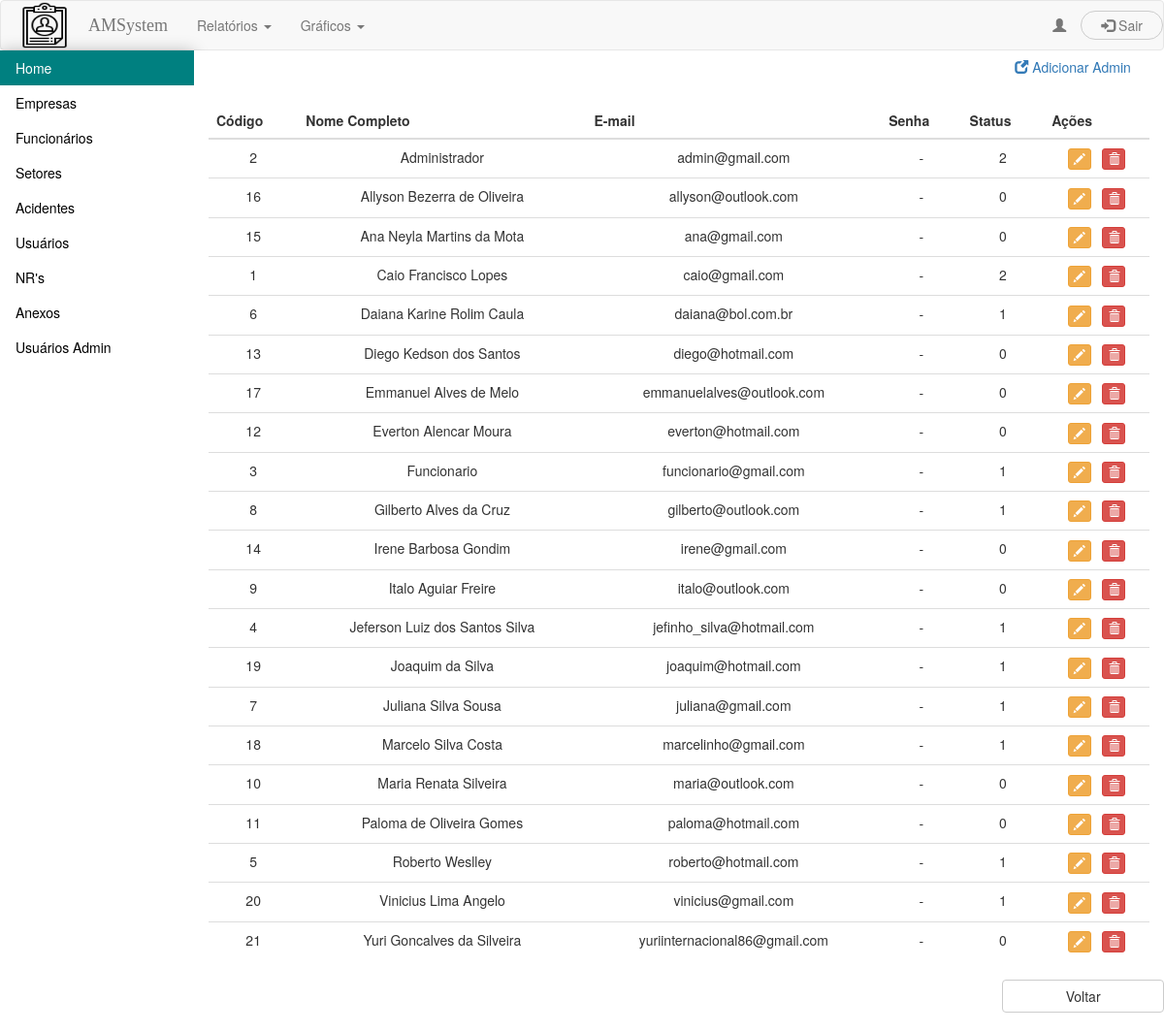
Screenshot of /index.php/usuarios/usuariosAdmin with the database file from the repository.
### tables this page shows
CREATE TABLE usuario (
  id INT NOT NULL AUTO_INCREMENT,
  nome varchar(50) NOT NULL,
  email varchar(50) NOT NULL,
  senha varchar(50) NOT NULL,
  hashTemporaria varchar(92) DEFAULT NULL,
  idEmpresa int,
  idEndereco int,
  status int NOT NULL,

  CONSTRAINT FK_usuario_empresa
  FOREIGN KEY (idEmpresa)
  REFERENCES empresa(id),

  CONSTRAINT FK_usuario_endereco
  FOREIGN KEY (idEndereco)
  REFERENCES endereco(id),

  PRIMARY KEY(id)
);

### application/controllers/Usuarios.php (called while the page is built, shortened)
<?php
class Usuarios extends CI_Controller {
    public function __construct() {
        $this->load->model('model_usuario', 'usuariosM');
        $this->load->model('model_endereco', 'enderecosM');
        $this->load->model('model_empresa', 'empresasM');
    }
    public function usuariosAdmin() {
        $dados['usuarios'] = $this->usuariosM->select();
        $this->load->view('include/inc_header.php');
        $this->load->view('include/inc_navbarAdmin.php');
        $this->load->view('include/inc_menuAdmin.php');
        $this->load->view('manut_usuarios', $dados);
    }
}

### index.php (called while the page is built, shortened)
<?php
require_once BASEPATH.'core/CodeIgniter.php';

### application/models/model_usuario.php (called while the page is built, shortened)
<?php
class model_usuario extends CI_Model {
    public function select() {
        $this->db->order_by('nome');
        return $this->db->get('usuario')->result();
    }
}

### application/views/manut_usuarios.php (the view, shortened to what this page needs)
<body>
    <div class="col-sm-10" style="background-color: white; margin-left: 200px; margin-top: -20px;">
        <br />
        <div class="row">
            <div class="col-sm-10"></div>
            <div class="col-sm-2">
                <a href="<? base_url('usuarios/open_new_usuarios') ?>" class="btn btn-info btn-link">
                    <span class="glyphicon glyphicon-new-window"></span> Adicionar Admin
                </a>
            </div>
        </div>
        <br />
        <table class="table table-hover" style="text-align: center;">
            <thead>
                <tr>
                    <th>Código</th>
                    <th>Nome Completo</th>
                    <th>E-mail</th>
                    <th>Senha</th>
                    <th>Status</th>
                    <th>Ações</th>
                </tr>
            </thead>
            <tbody>
                <?php foreach ($usuarios as $usuario) { ?>
                    <tr>
                        <td><?= $usuario->id ?></td>
                        <td><?= $usuario->nome ?></td>
                        <td><?= $usuario->email ?></td>
                        <td> - </td>
                        <td><?= $usuario->status ?></td>
                        <td>
                            <a href="<? base_url('usuarios/alterar/' . $usuario->id) ?>" class="btn btn-warning btn-xs"><span class="glyphicon glyphicon-pencil" aria-hidden="true"></span></a>
                            <a href="<? base_url('usuarios/deletar/' . $usuario->id) ?>" class="btn btn-danger btn-xs" onclick="return confirm('Deseja excluir o administrador \' <?= $usuario->nome ?> \' ?')"><span class="glyphicon glyphicon-trash" aria-hidden="true"></span></a>
                        </td>
                    </tr>
                <?php } ?>
            </tbody>
        </table>
        <br />
        <div class="row">
            <div class="col-sm-10"></div>
            <div class="col-sm-2">
                <button type="button" id="btn_voltar" class="btn btn-block btn-default" style="width: 100%;" onclick="document.location.href = '<?= base_url('admin') ?>'"> Voltar</button>
            </div>
        </div>
        <br />
    </div>
</body>
</html>

### application/views/include/inc_header.php (shortened to what this page needs)
?><!DOCTYPE html>
<html lang="en">
    <link rel="stylesheet" href="<?= base_url('bootstrap/css/bootstrap.min.css') ?>">

### application/views/include/inc_navbarAdmin.php (shortened to what this page needs)
<nav class="navbar navbar-default">
    <div class="container-fluid">
        <ul class="nav navbar-nav navbar-left">
            <img src="<?= base_url('icon/AMSystem4.ico') ?>" id="icon">
        </ul>
        <div class="navbar-header">
            <a class="navbar-brand" href="<?= base_url('usuarios') ?>" style="font-family: fantasy; margin-left: 0px;">AMSystem</a>
        </div>
        <ul class="nav navbar-nav">
            <li class="dropdown">
                <a class="dropdown-toggle" data-toggle="dropdown" href="#">Relatórios <span class="caret"></span></a>
            </li>
            <li class="dropdown">
                <a class="dropdown-toggle" data-toggle="dropdown" href="#">Gráficos <span class="caret"></span></a>
            </li>
        </ul>
        <ul class="nav navbar-nav navbar-right">
            <li><a href="#"><span class="glyphicon glyphicon-user"></span> <?= $this->session->nome ?></a></li>
            <li><a class="btn btn-default btn-outline btn-circle collapsed" href="<?= base_url('usuarios/sair') ?>"><span class="glyphicon glyphicon-log-in"></span> Sair</a></li>
        </ul>
    </div>
</nav>

### application/views/include/inc_menuAdmin.php (shortened to what this page needs)
<div class="col-sm-2">
    <ul class="menu">
        <li><a class="active" href="<?= base_url('admin/pagina') ?>">Home</a></li>
        <li><a href="<?= base_url('produtos') ?>">Empresas</a></li>
        <li><a href="<?= base_url('categorias') ?>">Funcionários</a></li>
        <li><a href="<?= base_url('marcas') ?>">Setores</a></li>
        <li><a href="<?= base_url('pais') ?>">Acidentes</a></li>
        <li><a href="<?= base_url('estado') ?>">Usuários</a></li>
        <li class="disabilitar"><a href="<?= base_url('itensVenda') ?>">NR's</a></li>
        <li><a href="<?= base_url('anexos') ?>">Anexos</a></li>
        <li><a href="<?= base_url('usuarios/usuariosAdmin') ?>">Usuários Admin</a></li>
    </ul>
</div>

### application/views/include/inc_navbarAdmin.php (style rules this page uses)
.disabilitar { pointer-events: none; cursor: default; background-color: #ddd; }
#icon { padding: 1px; width: 60px; height: 50px; }
.navbar-nav.navbar-right .btn { position: relative; z-index: 2; padding: 4px 20px; margin: 10px auto; transition: transform 0.3s; }
.btn.btn-circle { border-radius: 50px; }
.btn.btn-outline { background-color: transparent; }

### application/views/include/inc_menuAdmin.php (style rules this page uses)
.col-sm-2 { padding: 0; margin: 0; margin-top: -20px; }
.menu { list-style-type: none; margin: 0; padding: 0; width: 200px; background-color: transparent; height: 100%; overflow: auto; box-shadow: 0px 0px 15px rgba(0, 0, 0, 0.22); -moz-box-shadow: 0px 0px 15px rgba(0, 0, 0, 0.22); -webkit-box-shadow: 0px 0px 15px rgba(0, 0, 0, 0.22); position: fixed; }
.disabilitar { pointer-events: none; cursor: default; background-color: white; }
li a { display: block; color: #000; padding: 8px 16px; text-decoration: none; }
li a.active { background-color: teal; color: white; }

### rows the page displays
usuario: id "2", nome "Administrador", email "admin@gmail.com", status "2"
usuario: id "16", nome "Allyson Bezerra de Oliveira", email "allyson@outlook.com", status "0"
usuario: id "15", nome "Ana Neyla Martins da Mota", email "ana@gmail.com", status "0"
usuario: id "1", nome "Caio Francisco Lopes", email "caio@gmail.com", status "2"
usuario: id "6", nome "Daiana Karine Rolim Caula", email "daiana@bol.com.br", status "1"
usuario: id "13", nome "Diego Kedson dos Santos", email "diego@hotmail.com", status "0"
usuario: id "17", nome "Emmanuel Alves de Melo", email "emmanuelalves@outlook.com", status "0"
usuario: id "12", nome "Everton Alencar Moura", email "everton@hotmail.com", status "0"
usuario: id "3", nome "Funcionario", email "funcionario@gmail.com", status "1"
usuario: id "8", nome "Gilberto Alves da Cruz", email "gilberto@outlook.com", status "1"
usuario: id "14", nome "Irene Barbosa Gondim", email "irene@gmail.com", status "0"
usuario: id "9", nome "Italo Aguiar Freire", email "italo@outlook.com", status "0"
usuario: id "4", nome "Jeferson Luiz dos Santos Silva", email "jefinho_silva@hotmail.com", status "1"
usuario: id "19", nome "Joaquim da Silva", email "joaquim@hotmail.com", status "1"
usuario: id "7", nome "Juliana Silva Sousa", email "juliana@gmail.com", status "1"
usuario: id "18", nome "Marcelo Silva Costa", email "marcelinho@gmail.com", status "1"
usuario: id "10", nome "Maria Renata Silveira", email "maria@outlook.com", status "0"
usuario: id "11", nome "Paloma de Oliveira Gomes", email "paloma@hotmail.com", status "0"
usuario: id "5", nome "Roberto Weslley", email "roberto@hotmail.com", status "1"
usuario: id "20", nome "Vinicius Lima Angelo", email "vinicius@gmail.com", status "1"
usuario: id "21", nome "Yuri Goncalves da Silveira", email "yuriinternacional86@gmail.com", status "0"
